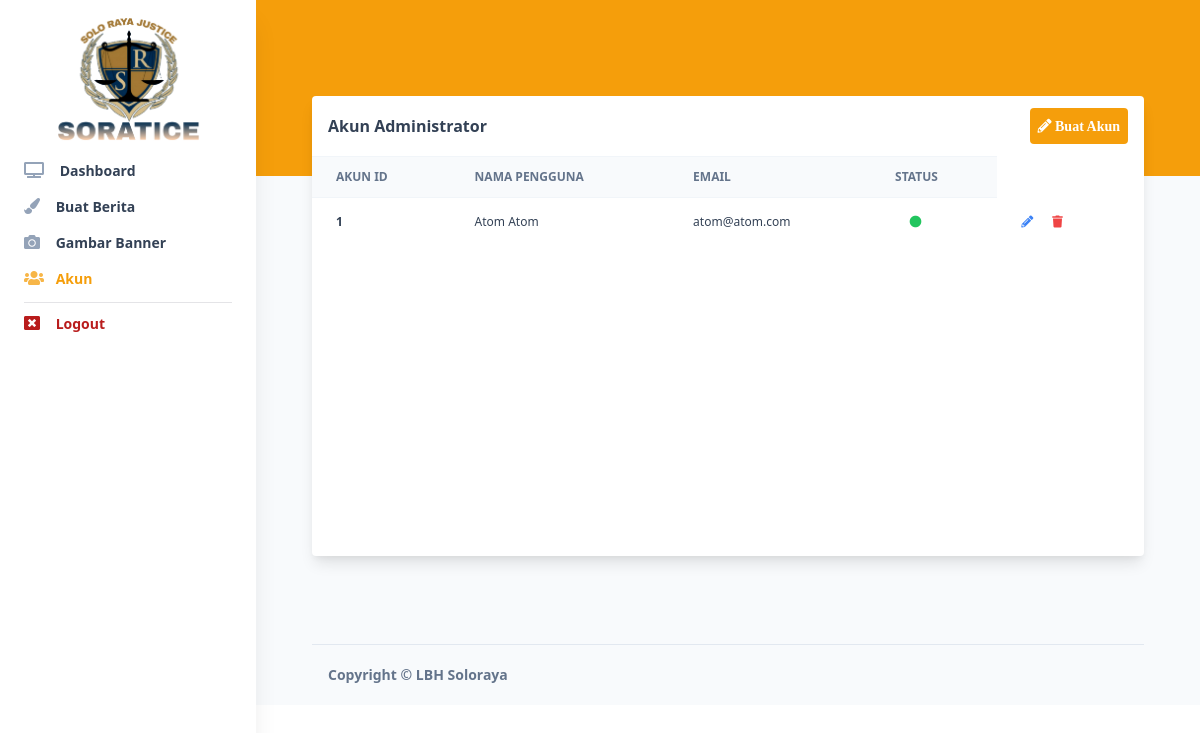
The app's page /supervisor/accounts/ (signed in) with its own data.
### blog/models.py (models this page shows, shortened)
class UserAccount(AbstractBaseUser, PermissionsMixin):
    email = models.EmailField(_('email address'), unique=True)
    first_name = models.CharField(max_length=40)
    last_name = models.CharField(max_length=40)
    is_staff = models.BooleanField(default=False)
    is_active = models.BooleanField(default=True)
    date_joined = models.DateTimeField(default=timezone.now)
    USERNAME_FIELD = 'email'
    REQUIRED_FIELDS = ['first_name', 'last_name']
    objects = UserManager()

### blog/views/supervisor.py (the view, shortened to what this page needs)
# urls.py: path('supervisor/', Supervisor.as_view(context='dashboard')),
class Supervisor(View):
    context = ''
    def get(self, request, title=''):
        if (request.user.is_staff == True):
            if (self.context=='upload-article'):
                contentForm = ArticleContentForm()
                tag = Tag.objects.all()
                resp = render(request, template_name='supervisor/upload.html', context={'contentForm': contentForm, 'tag_list': tag})
                resp['cache-control'] = "no-cache"
                return resp
            if (self.context=='edit-article'):
                article_query = Article.objects.get(slug=title)
                contentForm = ArticleContentForm()
                resp = render(request, template_name='supervisor/edit.html', context={'article': article_query, 'contentForm': contentForm})
                resp['cache-control'] = "no-cache"
                return resp
            if (self.context=='accounts'):
                account_query = UserAccount.objects.all()
                resp = render(request, template_name='supervisor/account.html', context={'account_query':account_query})
                resp['cache-control'] = "no-cache"
                return resp
        else:
            resp = HttpResponse(status=401, content="401 Unauthorized")
            return resp

### blog/templates/supervisor/account.html (shortened to what this page needs)
{% extends 'base/base.html' %}
{%load static%}
{% block head %}
<link rel="stylesheet" href="https://cdnjs.cloudflare.com/ajax/libs/font-awesome/5.15.3/css/all.min.css" />
<link rel="stylesheet" href="{% static 'css/compiled-tailwind/compiled-tailwind.min.css' %}" />
<link rel="stylesheet" href="{% static 'css/account.css' %}" />
{% endblock %}
{% block body %}
<body class="text-blueGray-700 antialiased">
    <div id="root">
        <nav class="md:left-0 md:block md:fixed md:top-0 md:bottom-0 md:overflow-y-auto md:flex-row md:flex-nowrap md:overflow-hidden shadow-xl bg-white flex flex-wrap items-center justify-between relative md:w-64 z-10 py-4 px-6">
            <div
                class="md:flex-col md:items-stretch md:min-h-full md:flex-nowrap px-0 flex flex-wrap items-center justify-between w-full mx-auto">
                    <a class="md:block text-left py-8 px-8 text-blueGray-600 mr-0 inline-block whitespace-nowrap text-sm uppercase font-bold">
                        <img src="{% static 'img/logo.png' %}">
                    </a>
                <div class="md:flex md:flex-col md:items-stretch md:opacity-100 md:relative md:mt-4 md:shadow-none shadow absolute top-0 left-0 right-0 z-40 overflow-y-auto overflow-x-hidden h-auto items-center flex-1 rounded hidden"
                    id="example-collapse-sidebar">
                    <ul class="md:flex-col md:min-w-full flex flex-col list-none">
                        <li class="items-center mb-3">
                            <a class="text-blueGray-700 hover:text-blueGray-500 text-sm font-bold" href="/supervisor/">
                            <i class="fas fa-tv text-blueGray-400 text-base mr-3"></i>
                            Dashboard</a>
                        </li>
                        <li class="items-center mb-3">
                            <a class="text-blueGray-700 hover:text-blueGray-500 text-sm font-bold" href="/supervisor/upload-article/">
                            <i class="fas fa-paint-brush text-blueGray-400 text-base mr-3"></i>
                            Buat Berita</a>
                        </li>
                        <li class="items-center mb-3">
                            <a class="text-blueGray-700 hover:text-blueGray-500 text-sm font-bold" href="#/dashboard">
                            <i class="fas fa-camera text-blueGray-400 text-base mr-3"></i>
                            Gambar Banner</a>
                        </li>
                        <li class="items-center mb-3">
                            <a class="text-amber-500 hover:text-amber-800 text-sm font-bold" href="/supervisor/accounts/">
                            <i class="fas fa-users opacity-75 text-base mr-2"></i>
                            Akun</a>
                        </li>
                        <hr class="mb-2">
                        <li class="items-center mb-3">
                            <a class="text-red-700 hover:text-blueGray-500 text-sm font-bold" href="#/dashboard">
                            <i class="fas fa-window-close text-red-400 text-base mr-3"></i>
                            Logout</a>
                        </li>
                    </ul>
                </div>
            </div>
        </nav>
        <div class="relative md:ml-64 bg-blueGray-50">
            <div class="relative bg-amber-500 md:pt-12 pb-32 pt-12">
            </div>
            <div class="px-4 md:px-10 mx-auto w-full -m-24">
                <div class="flex flex-wrap mt-4">
                    <div class="w-full mb-12 xl:mb-0 px-4">
                        <div class="relative flex flex-col min-w-0 break-words bg-white w-full mb-6 shadow-lg rounded">
                            <div class="rounded-t mb-0 px-4 py-3 border-0">
                                <div class="flex flex-wrap items-center">
                                    <div class="relative w-full max-w-full flex-grow flex-1">
                                        <h3 class="font-semibold text-base text-blueGray-700">
                                            Akun Administrator
                                        </h3>
                                    </div>
                                    <div class="flex relative">
                                        <a id="button-buat-akun" class="fas fa-pencil-alt text-white bg-amber-500 p-2 text-sm font-semibold rounded cursor-pointer"> Buat Akun</a>
                                    </div>
                                </div>
                            </div>
                            <div class="block w-full overflow-x-auto overflow-y-scroll" style="height: 25em;">
                                <table class="items-center w-full bg-transparent border-collapse">
                                    <thead>
                                        <tr>
                                            <th
                                                class="px-6 bg-blueGray-50 text-blueGray-500 align-middle border border-solid border-blueGray-100 py-3 text-xs uppercase border-l-0 border-r-0 whitespace-nowrap font-semibold text-left">
                                                Akun ID
                                            </th>
                                            <th
                                                class="px-6 bg-blueGray-50 text-blueGray-500 align-middle border border-solid border-blueGray-100 py-3 text-xs uppercase border-l-0 border-r-0 whitespace-nowrap font-semibold text-left">
                                                Nama Pengguna
                                            </th>
                                            <th
                                                class="px-6 bg-blueGray-50 text-blueGray-500 align-middle border border-solid border-blueGray-100 py-3 text-xs uppercase border-l-0 border-r-0 whitespace-nowrap font-semibold text-left">
                                                Email
                                            </th>
                                            <th
                                                class="px-6 bg-blueGray-50 text-blueGray-500 align-middle border border-solid border-blueGray-100 py-3 text-xs uppercase border-l-0 border-r-0 whitespace-nowrap font-semibold text-left">
                                                Status
                                            </th>
                                        </tr>
                                    </thead>
                                    <tbody>
                                        {% for account in account_query %}
                                        <tr>
                                            <th class="border-t-0 px-6 align-middle border-l-0 border-r-0 text-xs whitespace-nowrap p-4 text-left">
                                                {{account.id}}
                                            </th>
                                            <td
                                                class="border-t-0 px-6 align-middle border-l-0 border-r-0 text-xs whitespace-nowrap p-4">
                                                {{account.first_name}} {{account.last_name}}
                                            </td>
                                            <td
                                                class="border-t-0 px-6 align-middle border-l-0 border-r-0 text-xs whitespace-nowrap p-4">
                                                {{account.email}}
                                            </td>
                                            {% if account.is_active is True %}
                                            <td
                                                class="border-t-0 px-6 align-middle border-l-0 border-r-0 text-xs whitespace-nowrap p-4">
                                                <i class="text-green-500 fas fa-circle" style="margin-left: 1.2em;"></i>
                                            </td>
                                            {% else %}
                                            <td
                                                class="border-t-0 px-6 align-middle border-l-0 border-r-0 text-xs whitespace-nowrap p-4">
                                                <i class="text-amber-500 fas fa-circle"></i>
                                            </td>
                                            {% endif %}
                                            <td class="border-t-0 px-6 text-xs">
                                                <a href="/supervisor/account/{{account.id}}/" class="fas fa-pencil-alt text-blue-500 mr-4"></a>
                                                <a style="cursor: pointer" onclick="deleteUser('{{account.id}}')" class="fas fa-trash text-red-500 mr-4"></a>
                                            </td>
                                        </tr>
                                        {% endfor %}
                                    </tbody>
                                </table>
                            </div>
                        </div>
                    </div>
                </div>
                <footer class="block py-4">
                    <div class="container mx-auto px-4">
                        <hr class="mb-4 border-b-1 border-blueGray-200" />
                        <div class="flex flex-wrap items-center md:justify-between justify-center">
                            <div class="w-full md:w-4/12 px-4">
                                <div class="text-sm text-blueGray-500 font-semibold py-1">
                                    Copyright ©
                                    <a class="text-blueGray-500 hover:text-blueGray-700 text-sm font-semibold py-1">
                                        LBH Soloraya
                                    </a>
                                </div>
                            </div>
                        </div>
                    </div>
                </footer>
            </div>
        </div>
    </div>
</body>
{% endblock %}

### records on screen
UserAccount: id "1", first_name "Atom", last_name "Atom", email "atom@atom.com", is_active True (drawn)
